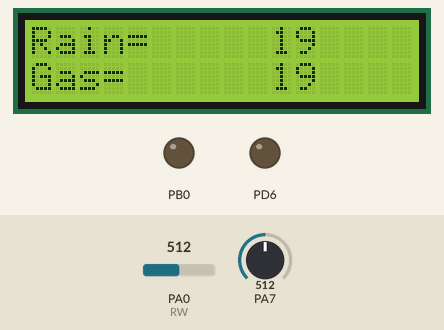
Bench run of a program on a simulated ATmega32, built with avr-gcc and emulated at 16 MHz. Parts: 16×2 character LCD, output pins drawn as LEDs (lit = HIGH). Wiring (inferred from the names in the program): character LCD (HD44780): RS PA1; E PA2; data PA3, PA4, PA5, PA6. Inputs (shaded band) come from the test bench; at power-on: PA0 (RW) = 512, PA7 = 512. Pins used as bus, display or sensor lines are not drawn; what the program prints to the serial monitor is not drawn.

Above: at 2.9 s.
3.0 s: PA0 (RW) set to 716
At 5.5 s:
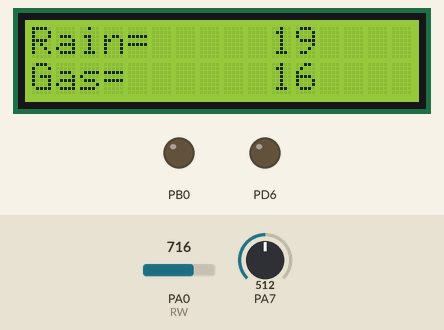
7.4 s: PA7 set to 716
At 9.8 s:
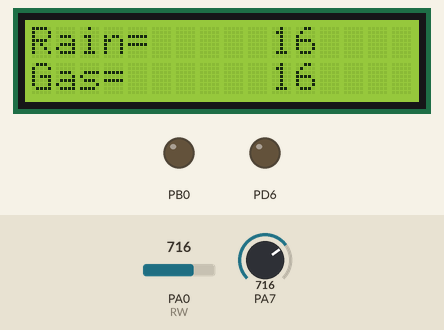
11.6 s: PA0 (RW) set to 900
At 13.1 s:
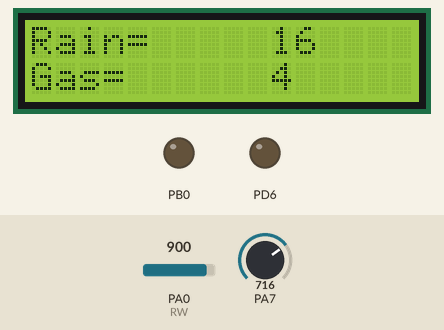
15.8 s: PA7 set to 900
At 18.2 s:
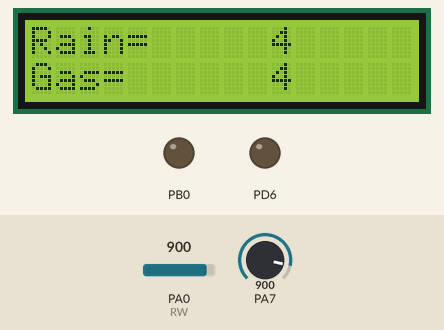
20.1 s: PA0 (RW) set to 1023
At 22.1 s:
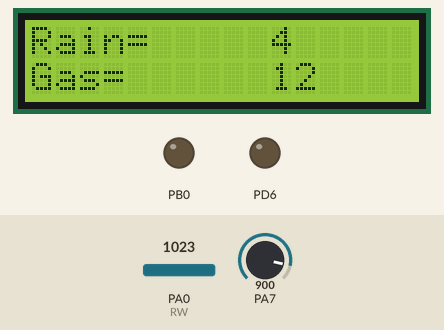
24.3 s: PA7 set to 1023
At 26.4 s:
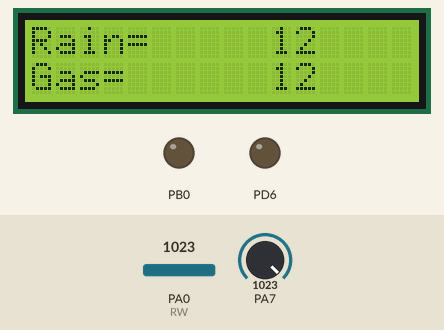
Timing chart, 0 to 27.9 s (numbered marks = the images above; inputs shaded):
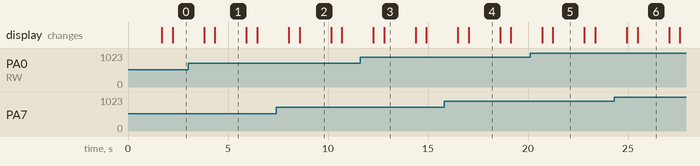

The program:

main.c
```c
/*
 * UART_TestApp.c
 *
 * Created: 3/3/2023 12:15:49 AM
 * Author : Abdallah
 */

#define F_CPU 16000000UL

#include "HAL/Lcd/Lcd.h"
#include <util/delay.h>
#include "HAL/DHT11/dht11.h"
#include "string.h"


uint8_t I_RH,I_Temp;
uint8_t sentData[8];


int main(void)
{
	Dio_init();
	Lcd_Init();
	UART_Init();
	ADC_init();


	uint8_t TempReading = 0,GasReading = 0;
	uint8_t rainReading=0;
	uint8_t Humidity=0,Temperature=0;

	lcd_clear();		/* Clear LCD */
	LCD_GoTo(0,0);


	Lcd_sendString("Rain=");
	LCD_GoTo(1,0);
	Lcd_sendString("Gas=");


    while (1)
    {


		// 2.5024 --> *(2.56/1023)*1000  --> Internal of ADC is 2.56
		rainReading = ADC_read(ADC7)*4.88;   // Millivolts    --> PA3
		rainReading = (int)(rainReading / 10.00);   // To Celsius
		GasReading = ADC_read(ADC0)*4.88;     // --> PA6
		GasReading = (int)(GasReading / 10.00);   // To Celsius
		// Dio_read(PORTD_2,&rainReading);


		UART_SendNum(rainReading);
		UART_SendByte('r');
		UART_SendNum(GasReading);
		UART_SendByte('m');


		LCD_GoTo(0,10);
 		Lcd_displayNum((int)rainReading);
 		LCD_GoTo(1,10);
 		Lcd_displayNum((int)GasReading);


 		_delay_ms(1500);
//


 		lcd_clear();
 		Lcd_sendString("Rain=");
 		LCD_GoTo(1,0);
 		Lcd_sendString("Gas=");


// 		UART_SendNum((int)GasReading);
// 		UART_SendString("m");
// 		UART_SendNum(12);
// 		UART_SendString("r");


		//UART_SendNum((int)TempReading);

		_delay_ms(500);


    }
	return 0;
}
```

UART_Service.c
```c
/*
 * UART_Service.c
 *
 * Created: 3/3/2023 10:07:52 AM
 *  Author: Abdallah
 */


#include "UART_Service.h"
#include "../HAL/Lcd/Lcd.h"   // Just for testing


// Because the following functions are not supported by UART, as the buffer of
// the UART can handle only one byte
// So, we will put somewhere else than UART in MCAL
// Also, if you want to use them by another MCU, you can do it just easily without changing anything


// This is a synchronous function. what does it mean ?
// It means that it won't get out until it sends the whole string completely
// Then you can deal with the string after it normally
// The disadvantage it will delay the processor until it finishes

void UART_SendString(char *str)
{
	uint8_t i = 0;
	while(str[i] != '\0')
	{
		UART_SendByte(str[i]);
		i++;
	}
}


void UART_SendNum(uint16_t num)
{
	uint8_t ch[10],i=0,j=0;
	if(num == 0)
	{
		UART_SendByte('0');
	}
	else
	{
		while(num)
		{
			ch[i] = num % 10 + '0';  //To convert int to char
			num /= 10;
			i++;
		} //Thus number entered is reversed so, we want to display it correctly
		for(j=i;j>0;j--)
		{
			UART_SendByte(ch[j-1]);
		}
	}
}

/* Also a synchronous */

void UART_ReceiveString(uint8_t *str)
{
	// We need a buffer(an array of n elements) to store the string
	// As the UDR will just store a byte
	// We will consider that if he sends a # then the data has finished

	uint8_t i = 0;
	str[i] = UART_ReceiveByte();

	// We must call it once before the while as it is by default empty, so
	// it isn't a #, so it won't go inside the while, you can do it by do while also
	while(str[i] != 0x0d)   // until enter (0x0d in Proteus) it differs in HW
	{                       // It will send 0x0A then 0x0d
		i++;
		str[i] = UART_ReceiveByte();
	}
	str[i] = '\0';


}


/************************************************************************/
/*                                   Protocol                           */
/************************************************************************/


void UART_SendString_MyProtocol(uint8_t *str)
{
	uint8_t i = 0, length = 0;
	uint16_t sum = 0;
	// Calculate the length of the string
	while(str[length] != '\0')
	{
		sum += str[length];   // Calculate the sum of the characters
		length++;
	}
	UART_SendByte(length);  // First send the no. of characters
	while(str[i] != '\0')
	{
		UART_SendByte(str[i]);   // Send each character
		i++;
	}
	// Send the sum divided into two bytes
	UART_SendByte((uint8_t)sum);   // first send the least byte
	UART_SendByte((uint8_t)(sum>>8));   // Then the most
}


uint8_t UART_ReceiveString_MyProtocol(uint8_t *str)
{
	// Check for errors, then put only the useful data in the buffer (str)
	uint8_t i,length = UART_ReceiveByte();  // Receiving the length
	uint16_t sum_receive=0,sum_call=0;
	uint16_t first_byte, second_byte;
	// Receiving the data and put it in the buffer
	// You must receive it
	for(i=0;i<length;i++)
	{
		str[i] = UART_ReceiveByte();
		sum_call += str[i];
	}
	first_byte = UART_ReceiveByte();
	second_byte = UART_ReceiveByte();


	sum_call = first_byte | (second_byte << 8);

	/******************* Test Code *********************/
	LCD_GoTo(0,4);
	Lcd_displayNum(length);
	LCD_GoTo(0,7);
	Lcd_displayNum(sum_call);
	LCD_GoTo(0,12);
	Lcd_displayNum(sum_receive);
	///////////////////////////////////////////////////


	if(sum_call == sum_receive){
		return 1;
	}else{
		return 0;
	}


}
```

UART_Service.h
```c
/*
 * UART_Service.h
 *
 * Created: 3/3/2023 10:08:08 AM
 *  Author: Abdallah
 */


#ifndef UART_SERVICE_H_
#define UART_SERVICE_H_

#include "../MCAL/UART/UART.h"

// It takes a pointer to the first element
void UART_SendString(char *str);

void UART_SendNum(uint16_t num);

void UART_ReceiveString(uint8_t *str);

void UART_SendString_MyProtocol(uint8_t *str);
uint8_t UART_ReceiveString_MyProtocol(uint8_t *str);


#endif /* UART_SERVICE_H_ */
```

Lcd_Config.h
```c
/*
 * Lcd_Config.h
 *
 *  Created on: Sep 12, 2022
 *      Author: 10
 */

#ifndef HAL_LCD_LCD_CONFIG_H_
#define HAL_LCD_LCD_CONFIG_H_


//This is a file to define index of pins

#define D7 PORTA_6 //Because D7 is attached to the pin no.7
#define D6 PORTA_5
#define D5 PORTA_4
#define D4 PORTA_3

#define RS PORTA_1
#define RW PORTA_0
#define EN PORTA_2

#endif /* HAL_LCD_LCD_CONFIG_H_ */
```

dht11.c
```c
#include "dht11.h"

extern uint8_t I_RH,I_Temp;
uint8_t D_RH,D_Temp,CheckSum,dataByte=0;


void start_signal()
{

	// Resetting port
	DDRC |= (1<<DHT11_PIN);   // Output
	PORTC |= (1<<DHT11_PIN);  // High
	_delay_ms(100);


	DDRC |= (1<<DHT11_PIN);    // Set dht11 pin as an output
	PORTC &= ~(1<<DHT11_PIN);   // First Send low pulse
	_delay_ms(20);              // Delay for 20 ms
	PORTC |= (1<<DHT11_PIN);    // Send high pulse
}


void responce_signal()
{
	DDRC &= ~(1<<DHT11_PIN);
	while(PINC & (1<<DHT11_PIN));  	// Wait for low pulse
	while((PINC & (1<<DHT11_PIN))==0);	// Wait for high pulse
	while(PINC & (1<<DHT11_PIN));	// Wait for low pulse

//	Lcd_sendChar('S');


}

uint8_t read_DHT11()
{
	int i;
	for(i=0;i<8;i++){
		while((PINC & (1<<DHT11_PIN)) == 0);  // Check high pulse
		_delay_us(30);   // Wait for 50us then check bit value
		if(PINC & (1<<DHT11_PIN))   // If it is 1, store 1 in dataByte
			dataByte = (dataByte<<1) | (0x01);
		else  // Otherwise store 0
			dataByte = (dataByte<<1);
		while((PINC & (1<<DHT11_PIN)));     // Wait for low pulse
 	}
	 return dataByte;
}

char data[5];

void DHT11_Init()
{
	start_signal();
	responce_signal();
}

void DHT11_FULL_READING()
{
	I_RH = read_DHT11();       // read integer part of humidity
	D_RH = read_DHT11();       // read fraction part of humidity
	I_Temp = read_DHT11();     // read integer part of temperature
	D_Temp = read_DHT11();     // read fraction part of temperature
	CheckSum = read_DHT11();   // read check sum


	if ((I_RH + D_RH + I_Temp + D_Temp) != CheckSum)
	{
		lcd_gotoxy(0,0);
		Lcd_sendString("Error");
	}else{
		itoa(I_RH,data,10);
		lcd_gotoxy(11,0);
		Lcd_sendString(data);
		Lcd_sendString(".");

		itoa(D_RH,data,10);
		Lcd_sendString(data);
		Lcd_sendString("%");


		itoa(I_Temp,data,10);
		lcd_gotoxy(6,1);
		Lcd_sendString(data);
		Lcd_sendString(".");

		itoa(D_Temp,data,10);
		Lcd_sendString(data);
		Lcd_sendChar(0xDF);
		Lcd_sendString("C");

		itoa(CheckSum,data,10);
		Lcd_sendString(data);
		Lcd_sendString(" ");
	}
//	_delay_ms(500);


//	// Resetting port
//	DDRC |= (1<<DHT11_PIN);   // Output
//	PORTC |= (1<<DHT11_PIN);  // High
//	_delay_ms(100);
}
```

dht11.h
```c
/*
 * dht11.h
 *
 * Created: 4/13/2023 2:45:50 PM
 *  Author: Abdallah
 */


#ifndef DHT11_H_
#define DHT11_H_

#define F_CPU 16000000UL

#include "../../STD_Types.h"
#include "../../Registers.h"
#include <util/delay.h>
#include "../../MCAL/DIO/Dio.h"
#include "stdlib.h"
#include "../Lcd/Lcd.h"
#include <stdio.h>

#define DHT11_PIN 7       // PIND6 --> DHT11_PIN

void DHT11_Init();
void start_signal();
void responce_signal();
void DHT11_FULL_READING();

//
//void DHT11_FULL_READING(uint8_t *humidity, uint8_t *temperature);
//void DHT11_Init();
//uint8_t DHT11_ReadByte();


#endif /* DHT11_H_ */
```

Lcd.c
```c
/*
 * Lcd.c
 *
 *  Created on: Sep 12, 2022
 *      Author: 10
 */

#define F_CPU 16000000UL

#include "Lcd.h"
#include <util/delay.h>
#include <string.h>


static void Trigger_Enable(void);  //ProtoType of static is defined in source file itself(Private declaration)
static void Set_Cursor_Pos(uint8_t row,uint8_t column);

void Lcd_Init(){
	Lcd_sendCmd(fourbit_mode);  /* Go into 4-bit operating mode*/
	Lcd_sendCmd(fourbit_mode11);	/* Go into 4-bit operating mode*/
	Lcd_sendCmd(D4_D7);  /* 2 Line, 5*7 matrix in 4-bit mode */
	Lcd_sendCmd(CursorOFF);  /* Display on cursor off */
	Lcd_sendCmd(IncrCursor);  /* Increment cursor (shift cursor to right) */
	Lcd_sendCmd(CLR_Display);  /* Clear display screen */
}

/*
 * RS = 0 // To send command
 * RW = 0 //To write on the LCD
 *  4-bit mode
 * Send higher nibble(1/2 Byte)
 * Send Trigger Enable
 * Send Lower nibble
 * Send Trigger Enable
 * delay
 *
 *
 *	Ex. 0x28 0b 0010 1000  //Read bit by bit and see if it is low or high
 */

void lcd_clear()
{
	Lcd_sendCmd(CLR_Display);
	_delay_ms(2);
}

void Lcd_sendCmd(unsigned char cmd){
	Dio_write(RS, LOW);
	Dio_write(RW, LOW);
	// if(GET_BIT(cmd,7)){Dio_Write(D7,HIGH);}else{Dio_write(D7,LOW);}
	// We use ternary operator instead
	(GET_BIT(cmd,7)) ? Dio_write(D7,HIGH) : Dio_write(D7,LOW);
	(GET_BIT(cmd,6)) ? Dio_write(D6,HIGH) : Dio_write(D6,LOW);
	(GET_BIT(cmd,5)) ? Dio_write(D5,HIGH) : Dio_write(D5,LOW);
	(GET_BIT(cmd,4)) ? Dio_write(D4,HIGH) : Dio_write(D4,LOW);
	//Trigger Enable
	Trigger_Enable();
	(GET_BIT(cmd,3)) ? Dio_write(D7,HIGH) : Dio_write(D7,LOW);
	(GET_BIT(cmd,2)) ? Dio_write(D6,HIGH) : Dio_write(D6,LOW);
	(GET_BIT(cmd,1)) ? Dio_write(D5,HIGH) : Dio_write(D5,LOW);
	(GET_BIT(cmd,0)) ? Dio_write(D4,HIGH) : Dio_write(D4,LOW);
	//Trigger Enable
	Trigger_Enable();
}
void Lcd_sendChar(unsigned char data){
	Dio_write(RS, HIGH);
	Dio_write(RW, LOW);
	(GET_BIT(data,7)) ? Dio_write(D7,HIGH) : Dio_write(D7,LOW);
	(GET_BIT(data,6)) ? Dio_write(D6,HIGH) : Dio_write(D6,LOW);
	(GET_BIT(data,5)) ? Dio_write(D5,HIGH) : Dio_write(D5,LOW);
	(GET_BIT(data,4)) ? Dio_write(D4,HIGH) : Dio_write(D4,LOW);
	//Trigger Enable
	Trigger_Enable();
	(GET_BIT(data,3)) ? Dio_write(D7,HIGH) : Dio_write(D7,LOW);
	(GET_BIT(data,2)) ? Dio_write(D6,HIGH) : Dio_write(D6,LOW);
	(GET_BIT(data,1)) ? Dio_write(D5,HIGH) : Dio_write(D5,LOW);
	(GET_BIT(data,0)) ? Dio_write(D4,HIGH) : Dio_write(D4,LOW);
	//Trigger Enable
	Trigger_Enable();
}

void Lcd_sendString(char *data)
{
	unsigned char i=0;
	while(data[i]!=0)
	{
		Lcd_sendChar(data[i]);
		i++;
	}
}

void Lcd_sendString_xy(char *data,unsigned char row,unsigned char col){
	Dio_write(RS, HIGH);
	Dio_write(RW, LOW);

		/*if(row == 1){
				Lcd_sendCmd(Force1stline);
				_delay_ms(1);
		}else if(row == 2){
				Lcd_sendCmd(Force2ndline);
				_delay_ms(10);
		}


		for(int j=1;j<=col;j++){
			Lcd_sendCmd(ShiftRight);
		}*/
		Set_Cursor_Pos(row,col);
		Lcd_sendString(data);

}

static void Trigger_Enable(void){  //We make it static cuz we won't use it anywhere but here
	Dio_write(EN,HIGH);
	_delay_us(10);
	Dio_write(EN,LOW);
	_delay_us(2000);
}

//A function to display Numbers instead of characters
void Lcd_displayNum(uint16_t num)
{
	Dio_write(RS, HIGH);
	Dio_write(RW, LOW);

	 uint8_t ch[10],i=0,j=0;
		   if(num == 0)
		   {
			   Lcd_sendChar('0');
		   }
		   else
		   {
			   while(num)
			   {
					ch[i] = num % 10 + '0';  //To convert int to char
					num /= 10;
					i++;
			   } //Thus number entered is reversed so, we want to display it correctly
			   for(j=i;j>0;j--)
			   {
				   Lcd_sendChar(ch[j-1]);
			   }
		   }
}

void Lcd_displayNum_xy(uint16_t num,unsigned char row,unsigned char col){

	Dio_write(RS, HIGH);
	Dio_write(RW, LOW);


	if(row == 1){
		Lcd_sendCmd(Force1stline);
		_delay_ms(1);
	}else if(row == 2){
		Lcd_sendCmd(Force2ndline);
		_delay_ms(10);
	}


	for(int j=1;j<=col;j++){
		Lcd_sendCmd(ShiftRight);
	}

	Lcd_displayNum(num);

	}

void Lcd_sendChar_xy(unsigned char data,unsigned char row,unsigned char col){
	Dio_write(RS, HIGH);
	Dio_write(RW, LOW);


	if(row == 1){
		Lcd_sendCmd(Force1stline);
		_delay_ms(1);
	}else if(row == 2){
		Lcd_sendCmd(Force2ndline);
		_delay_ms(10);
	}

	for(int j=1;j<=col;j++){
		Lcd_sendCmd(ShiftRight);
	}
	Lcd_sendChar(data);
}

static void Set_Cursor_Pos(uint8_t row,uint8_t column){
	column--;
	switch(row){
	         case 1: Lcd_sendCmd((0x80 + column)); break;
	         case 2: Lcd_sendCmd((0xc0 + column)); break;
	         default:;
	}
}

/************************************************************************/
void LCD_GoTo(uint8_t Line, uint8_t x){
if(0 == Line)
{
if ( x <=15)
{
Lcd_sendCmd(0x80 + x);
}
}
else if (1 == Line)
{
if ( x <=15)
{
Lcd_sendCmd(0xC0 + x);
}
}
}


void lcd_gotoxy(unsigned char x, unsigned char y)
{
	unsigned char firstcharadd[]={0x80, 0xC0};
	Lcd_sendCmd(firstcharadd[y] + x);
}


/************************************************************************/
```

Lcd.h
```c
/*
 * Lcd.h
 *
 *  Created on: Sep 12, 2022
 *      Author: 10
 */

#ifndef HAL_LCD_LCD_H_
#define HAL_LCD_LCD_H_

#define fourbit_mode 0x33
#define fourbit_mode11 0x32
#define CLR_Display 0x01
#define D4_D7 0x28
#define CursorOFF 0x0c
#define IncrCursor 0x06
#define Force1stline 0x80
#define Force2ndline 0xC0
#define ShiftLeft 0x18
#define ShiftRight 0x1C


#include "Lcd_Config.h"
#include "../../MCAL/DIO/Dio.h"
#include "../../MCAL/UART/UART.h"
#include "../../SERVICE/UART_Service.h"
#include "../../MCAL/ADC/ADC.h"


void Lcd_Init();
void Lcd_sendCmd(unsigned char cmd);
void Lcd_sendChar(unsigned char data);
void Lcd_sendChar_xy(unsigned char data,unsigned char row,unsigned char col);

void Lcd_sendString(char *data);
void Lcd_sendString_xy(char *data,unsigned char row,unsigned char col);

void Lcd_displayNum(uint16_t num);
void Lcd_displayNum_xy(uint16_t num,unsigned char row,unsigned char col);

void LCD_GoTo(uint8_t Line, uint8_t x);
void lcd_gotoxy(unsigned char x, unsigned char y);
void lcd_clear();


#endif /* HAL_LCD_LCD_H_ */
```

Bit_Math.h
```c
/*
 * Bit_Math.h
 *
 * Created: 11/15/2022 9:59:13 AM
 *  Author: Abdallah
 */


#ifndef BIT_MATH_H_
#define BIT_MATH_H_


/************************************************************************/
/* Some BitMath operations that are the foundation of Dio functions */
/************************************************************************/

#define SET_BIT(REG,PIN) (REG |= (1<<PIN))
#define CLR_BIT(REG,PIN) (REG &= ~(1<<PIN))
#define TOG_BIT(REG,PIN) (REG ^= (1<<PIN))
#define GET_BIT(REG,PIN) ((REG>>PIN) & 0x1)
#define ROT_L(REG,PIN)   ((REG<<PIN) | (REG>>(8-PIN)))
#define ROT_R(REG,PIN)   ((REG>>PIN) | (REG<<(8-PIN)))


#endif /* BIT_MATH_H_ */
```

ADC.h
```c
/*
 * ADC.h
 *
 *  Created on: Sep 24, 2022
 *      Author: 10
 */

#ifndef MCAL_ADC_ADC_H_
#define MCAL_ADC_ADC_H_

#include "../../STD_Types.h"
#include "../../Bit_Math.h"
#include "ADCconfig.h"

void ADC_init(void);
uint16_t ADC_read(uint8_t channel);

#endif /* MCAL_ADC_ADC_H_ */
```

ADCconfig.h
```c
/*
 * ADCconfig.h
 *
 *  Created on: Sep 26, 2022
 *      Author: 10
 */

#ifndef MCAL_ADC_ADCCONFIG_H_
#define MCAL_ADC_ADCCONFIG_H_


#define	DISABLE 0
#define	ENABLE 1

#define ADC_ENABLE ENABLE

#define Prescalar_2 	0
#define Prescalar_4 	1
#define Prescalar_8 	2
#define Prescalar_16  	3
#define Prescalar_32    4
#define Prescalar_64    5
#define Prescalar_128   6

#define Prescalar_Type Prescalar_128

#define ADC_SOURCE_INTERNAL 0
#define ADC_SOURCE_AVCC 	1
#define ADC_SOURCE_RESERVED 2
#define ADC_SOURCE_VREF 	3

#define ADC_SOURCE ADC_SOURCE_AVCC

/*typedef enum{
	ADC0,
	ADC1,
	ADC2,
	ADC3,
	ADC4,
	ADC5,
	ADC6,
	ADC7
}ADC_Channel;*/

#define ADC0 0
#define ADC1 1
#define ADC2 2
#define ADC3 3
#define ADC4 4
#define ADC5 5
#define ADC6 6
#define ADC7 7
//
#define ADC_Channel ADC3


#endif /* MCAL_ADC_ADCCONFIG_H_ */
```

Dio.h
```c
/*
 * dio.h
 *
 * Created: 11/15/2022 10:13:00 AM
 *  Author: Abdallah
 */


#ifndef DIO_H_
#define DIO_H_

#include "../../Registers.h"
#include "../../STD_Types.h"
#include "../../Bit_Math.h"

#include "Dio_Types.h"
#include "Dio_Cfg.h"

void Dio_init(void);
void Dio_write(channel_type channel , Dio_Status_Type state);
void Dio_read(channel_type channel,uint8_t *value);
void Dio_writePort(Dio_Port_Type port , unsigned char level);
void Dio_FlipChannel(channel_type channel);


#endif /* DIO_H_ */
```

Dio_Cfg.c
```c
/*
 * Dio_Cfg.c
 *
 * Created: 11/15/2022 10:15:21 AM
 *  Author: Abdallah
 */


#include "Dio_Cfg.h"
#include "Dio.h"

/************************************************************************/
/* This is the array of structures that store each pin whether it is input or output  */
/************************************************************************/

Dio_Pin_Config Dio_Cfg_Pins[PIN_COUNT] = {
	{PORT_A,PIN_0,INPUT,PULLUP_OFF},    //  LCD Configurations
	{PORT_A,PIN_1,OUTPUT,PULLUP_OFF},
	{PORT_A,PIN_2,OUTPUT,PULLUP_OFF},
	{PORT_A,PIN_4,OUTPUT,PULLUP_OFF},
	{PORT_A,PIN_5,OUTPUT,PULLUP_OFF},
	{PORT_A,PIN_3,OUTPUT,PULLUP_OFF},
	{PORT_B,PIN_0,OUTPUT,PULLUP_OFF},
//	{PORT_A,PIN_5,INPUT,PULLUP_OFF},   // ADC3   Temperature Sensor
	{PORT_A,PIN_6,OUTPUT,PULLUP_OFF},   // ADC6   Gas Sensor
	{PORT_A,PIN_7,INPUT,PULLUP_OFF},   // ADC7   Rain Sensor
	{PORT_C,PIN_7,INPUT,PULLUP_ON},   // DHT11  Sensor
	{PORT_D,PIN_2,INPUT,PULLUP_OFF},
	{PORT_B,PIN_6,INPUT,PULLUP_OFF},
	{PORT_D,PIN_6,OUTPUT,PULLUP_OFF}
};
```

Dio_Cfg.h
```c
/*
 * Dio_Cfg.h
 *
 * Created: 11/15/2022 10:15:32 AM
 *  Author: Abdallah
 */


#ifndef DIO_CFG_H_
#define DIO_CFG_H_


#include "Dio_Types.h"


#define PIN_COUNT 14     // NO. of pins that we're going to use

typedef struct{
	Dio_Port_Type PinPort;
	Dio_Pin_Type Pin;
	Dio_Dir_Type dir;
	Dio_PULLUP_Type PullUp;
}Dio_Pin_Config;

extern Dio_Pin_Config Dio_Cfg_Pins[PIN_COUNT];


#endif /* DIO_CFG_H_ */
```

Source omitted: ADC.c (3506 bytes), Dio.c (4260 bytes), Dio_Types.h (810 bytes), UART.c (3359 bytes), UART.h (352 bytes), UART_Cfg.h (1589 bytes), Registers.h (10439 bytes), STD_Types.h (527 bytes)

Measured:
- after the input at 3.0 s, the display: first differs from a run without the input after 1.3 s (image 1)
- after the input at 7.4 s, the display: first differs from a run without the input after 1.2 s (image 2)
- after the input at 11.6 s, the display: first differs from a run without the input after 1.2 s (image 3)
- after the input at 15.8 s, the display: first differs from a run without the input after 1.2 s (image 4)
- after the input at 20.1 s, the display: first differs from a run without the input after 1.1 s (image 5)
- after the input at 24.3 s, the display: first differs from a run without the input after 1.2 s (image 6)
- what the display in image 1 shows lasts 1.6 s, from 4.3 s to 5.9 s
